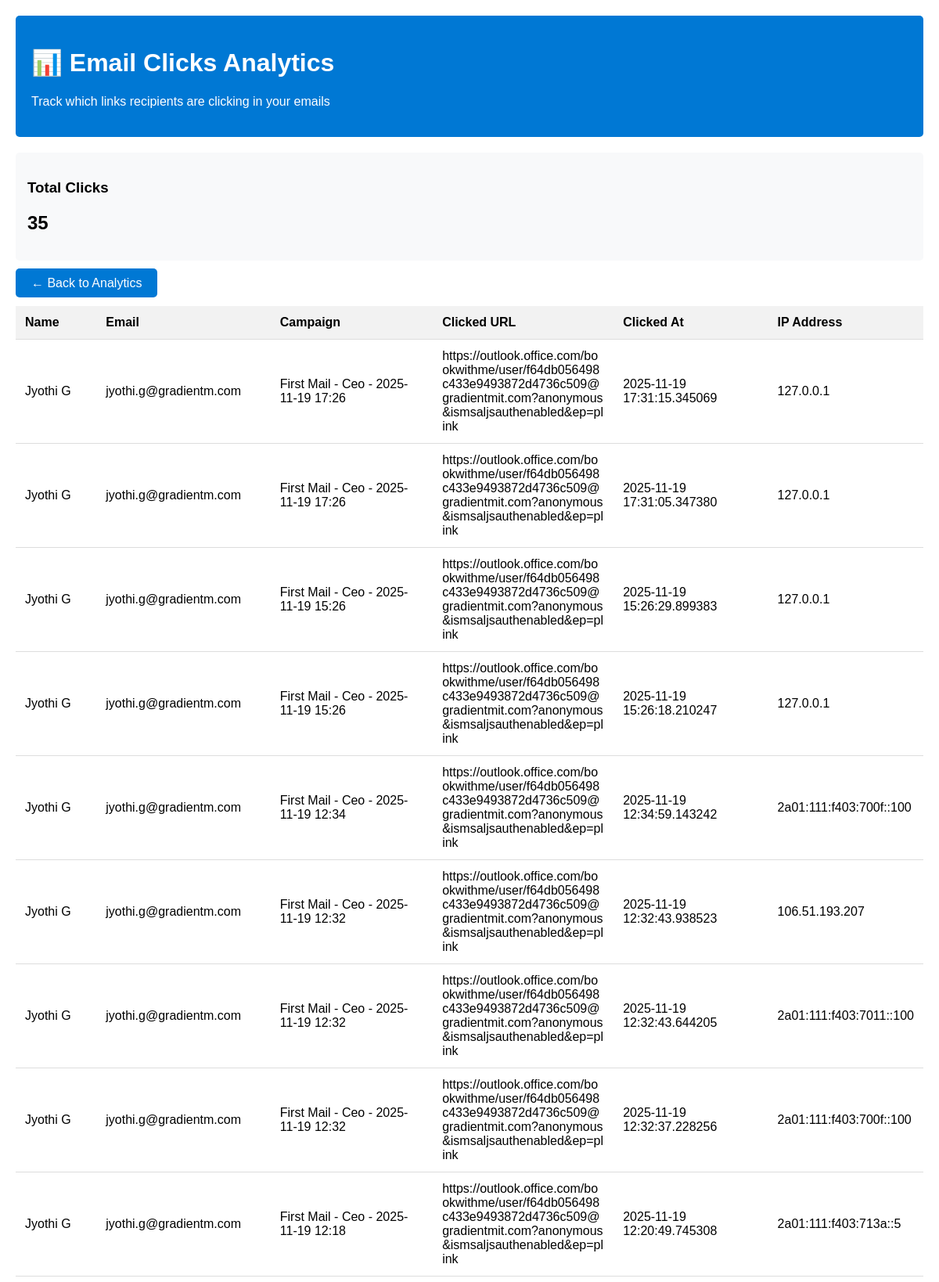
Screenshot of /email_clicks (signed in, upper part) with the database file from the repository.
### tables this page shows
CREATE TABLE email_clicks (
            id INTEGER PRIMARY KEY,
            tracking_id TEXT,
            clicked_at TIMESTAMP,
            ip_address TEXT,
            user_agent TEXT,
            clicked_url TEXT
        , original_url TEXT, recipient_hash TEXT);

CREATE TABLE "email_logs" (
                id INTEGER PRIMARY KEY,
                campaign_id INTEGER,
                recipient_email TEXT,
                status TEXT,
                sent_at TIMESTAMP,
                error_message TEXT,
                tracking_id TEXT UNIQUE
            , recipient_name TEXT, recipient_hash TEXT, bcc_recipients TEXT);

CREATE TABLE campaigns (
            id INTEGER PRIMARY KEY,
            name TEXT,
            status TEXT,
            total_emails INTEGER,
            sent_count INTEGER,
            failed_count INTEGER,
            scheduled_time TIMESTAMP,
            created_at TIMESTAMP DEFAULT CURRENT_TIMESTAMP
        , mail_sequence TEXT DEFAULT "first");

### app.py (the view)
@app.route("/email_clicks")
def email_clicks():
    conn = sqlite3.connect('email_campaigns.db')
    c = conn.cursor()
    c.execute('''
        SELECT el.recipient_name, el.recipient_email, c.name as campaign_name,
               ec.clicked_at, ec.ip_address, ec.user_agent, ec.original_url
        FROM email_clicks ec
        JOIN email_logs el ON ec.tracking_id = el.tracking_id
        JOIN campaigns c ON el.campaign_id = c.id
        ORDER BY ec.clicked_at DESC
    ''')
    clicks = c.fetchall()
    conn.close()
    return render_template("email_clicks.html", clicks=clicks)

### app.py (called while the page is built)
@app.before_request
def before_request():
    if request.endpoint in PUBLIC_ROUTES:
        pass
    elif not session.get('logged_in') and request.endpoint != 'login':
        return redirect(url_for('login'))
    request.environ['HTTP_NGROK_SKIP_BROWSER_WARNING'] = 'true'
    request.environ['HTTP_NGROK_SKIP_BROWSER_WARNING'] = 'any'

@app.after_request
def after_request(response):
    response.headers['ngrok-skip-browser-warning'] = 'true'
    response.headers['ngrok-skip-browser-warning'] = 'any'
    response.headers['ngrok-skip-browser-warning'] = '1'
    response.headers['User-Agent'] = 'GradientMIT-EmailTracker/1.0'
    response.headers['X-Requested-With'] = 'XMLHttpRequest'
    response.headers['Accept'] = 'text/html,application/xhtml+xml,application/xml;q=0.9,*/*;q=0.8'
    response.headers['X-Forwarded-For'] = '127.0.0.1'
    response.headers['X-Real-IP'] = '127.0.0.1'
    response.headers['CF-Connecting-IP'] = '127.0.0.1'
    response.headers['Cache-Control'] = 'no-cache, no-store, must-revalidate'
    response.headers['Pragma'] = 'no-cache'
    response.headers['Expires'] = '0'
    return response

### templates/email_clicks.html (shortened to what this page needs)
<!DOCTYPE html>
<html>
<head>
</head>
<body>
    <div class="header">
        <h1>📊 Email Clicks Analytics</h1>
        <p>Track which links recipients are clicking in your emails</p>
    </div>
    <div class="stats">
        <div class="stat-card">
            <h3>Total Clicks</h3>
            <h2>{{ clicks|length }}</h2>
        </div>
    </div>
    <a href="/analytics" class="back-btn">← Back to Analytics</a>
    <table>
        <thead>
            <tr>
                <th>Name</th>
                <th>Email</th>
                <th>Campaign</th>
                <th>Clicked URL</th>
                <th>Clicked At</th>
                <th>IP Address</th>
            </tr>
        </thead>
        <tbody>
            {% for click in clicks %}
            <tr>
                <td>{{ click[0] or 'N/A' }}</td>
                <td>{{ click[1] }}</td>
                <td>{{ click[2] }}</td>
                <td class="url">{{ click[6] }}</td>
                <td>{{ click[3] }}</td>
                <td>{{ click[4] }}</td>
            </tr>
            {% else %}
            <tr>
                <td colspan="6" style="text-align: center; padding: 40px; color: #666;">
                    No link clicks recorded yet
                </td>
            </tr>
            {% endfor %}
        </tbody>
    </table>
</body>
</html>

### templates/email_clicks.html (style rules this page uses)
body { font-family: Arial, sans-serif; margin: 20px; }
.header { background: #0078d4; color: white; padding: 20px; border-radius: 5px; margin-bottom: 20px; }
.stats { display: flex; gap: 20px; margin-bottom: 20px; }
.stat-card { background: #f8f9fa; padding: 15px; border-radius: 5px; flex: 1; }
table { width: 100%; border-collapse: collapse; margin-top: 20px; }
th, td { padding: 12px; text-align: left; border-bottom: 1px solid #ddd; }
th { background-color: #f2f2f2; }
.url { max-width: 300px; word-break: break-all; }
.back-btn { background: #0078d4; color: white; padding: 10px 20px; text-decoration: none; border-radius: 5px; }

### rows the page displays
email_clicks: recipient_name "Jyothi G", recipient_email "jyothi.g@gradientm.com", name "First Mail - Ceo - 2025-11-19 17:26", original_url "https://outlook.office.com/bookwithme/user/f64db056498c433e9493872d4736c509@gradientmit.com?anonymous&ismsaljsauthenabled&ep=plink", clicked_at "2025-11-19 17:31:15.345069", ip_address "127.0.0.1"
email_clicks: recipient_name "Jyothi G", recipient_email "jyothi.g@gradientm.com", name "First Mail - Ceo - 2025-11-19 17:26", original_url "https://outlook.office.com/bookwithme/user/f64db056498c433e9493872d4736c509@gradientmit.com?anonymous&ismsaljsauthenabled&ep=plink", clicked_at "2025-11-19 17:31:05.347380", ip_address "127.0.0.1"
email_clicks: recipient_name "Jyothi G", recipient_email "jyothi.g@gradientm.com", name "First Mail - Ceo - 2025-11-19 15:26", original_url "https://outlook.office.com/bookwithme/user/f64db056498c433e9493872d4736c509@gradientmit.com?anonymous&ismsaljsauthenabled&ep=plink", clicked_at "2025-11-19 15:26:29.899383", ip_address "127.0.0.1"
email_clicks: recipient_name "Jyothi G", recipient_email "jyothi.g@gradientm.com", name "First Mail - Ceo - 2025-11-19 15:26", original_url "https://outlook.office.com/bookwithme/user/f64db056498c433e9493872d4736c509@gradientmit.com?anonymous&ismsaljsauthenabled&ep=plink", clicked_at "2025-11-19 15:26:18.210247", ip_address "127.0.0.1"
email_clicks: recipient_name "Jyothi G", recipient_email "jyothi.g@gradientm.com", name "First Mail - Ceo - 2025-11-19 12:34", original_url "https://outlook.office.com/bookwithme/user/f64db056498c433e9493872d4736c509@gradientmit.com?anonymous&ismsaljsauthenabled&ep=plink", clicked_at "2025-11-19 12:34:59.143242", ip_address "2a01:111:f403:700f::100"
email_clicks: recipient_name "Jyothi G", recipient_email "jyothi.g@gradientm.com", name "First Mail - Ceo - 2025-11-19 12:32", original_url "https://outlook.office.com/bookwithme/user/f64db056498c433e9493872d4736c509@gradientmit.com?anonymous&ismsaljsauthenabled&ep=plink", clicked_at "2025-11-19 12:32:43.938523", ip_address "106.51.193.207"
email_clicks: recipient_name "Jyothi G", recipient_email "jyothi.g@gradientm.com", name "First Mail - Ceo - 2025-11-19 12:32", original_url "https://outlook.office.com/bookwithme/user/f64db056498c433e9493872d4736c509@gradientmit.com?anonymous&ismsaljsauthenabled&ep=plink", clicked_at "2025-11-19 12:32:43.644205", ip_address "2a01:111:f403:7011::100"
email_clicks: recipient_name "Jyothi G", recipient_email "jyothi.g@gradientm.com", name "First Mail - Ceo - 2025-11-19 12:32", original_url "https://outlook.office.com/bookwithme/user/f64db056498c433e9493872d4736c509@gradientmit.com?anonymous&ismsaljsauthenabled&ep=plink", clicked_at "2025-11-19 12:32:37.228256", ip_address "2a01:111:f403:700f::100"
email_clicks: recipient_name "Jyothi G", recipient_email "jyothi.g@gradientm.com", name "First Mail - Ceo - 2025-11-19 12:18", original_url "https://outlook.office.com/bookwithme/user/f64db056498c433e9493872d4736c509@gradientmit.com?anonymous&ismsaljsauthenabled&ep=plink", clicked_at "2025-11-19 12:20:49.745308", ip_address "2a01:111:f403:713a::5"

### other values shown
{{ clicks|length }} "35"
